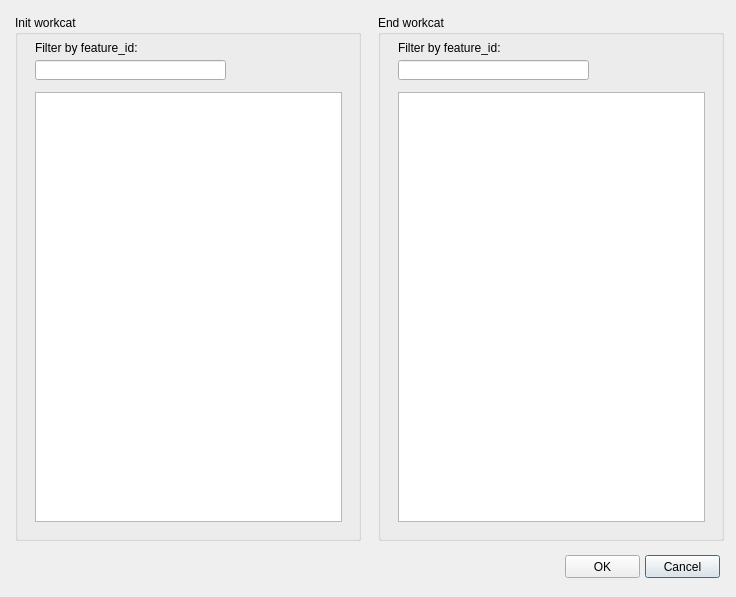
<?xml version="1.0" encoding="UTF-8"?>
<ui version="4.0">
 <class>Dialog</class>
 <widget class="QDialog" name="Dialog">
  <property name="geometry">
   <rect>
    <x>0</x>
    <y>0</y>
    <width>736</width>
    <height>597</height>
   </rect>
  </property>
  <property name="windowTitle">
   <string>Dialog</string>
  </property>
  <widget class="QGroupBox" name="groupBox">
   <property name="geometry">
    <rect>
     <x>15</x>
     <y>15</y>
     <width>346</width>
     <height>526</height>
    </rect>
   </property>
   <property name="title">
    <string>Init workcat</string>
   </property>
   <widget class="QTableView" name="tbl_psm">
    <property name="geometry">
     <rect>
      <x>20</x>
      <y>77</y>
      <width>307</width>
      <height>430</height>
     </rect>
    </property>
    <property name="sortingEnabled">
     <bool>true</bool>
    </property>
   </widget>
   <widget class="QLineEdit" name="txt_name">
    <property name="geometry">
     <rect>
      <x>20</x>
      <y>45</y>
      <width>191</width>
      <height>20</height>
     </rect>
    </property>
   </widget>
   <widget class="QLabel" name="label">
    <property name="geometry">
     <rect>
      <x>20</x>
      <y>25</y>
      <width>111</width>
      <height>16</height>
     </rect>
    </property>
    <property name="text">
     <string>Filter by feature_id:</string>
    </property>
   </widget>
  </widget>
  <widget class="QPushButton" name="btn_cancel">
   <property name="geometry">
    <rect>
     <x>645</x>
     <y>555</y>
     <width>75</width>
     <height>23</height>
    </rect>
   </property>
   <property name="text">
    <string>Cancel</string>
   </property>
  </widget>
  <widget class="QPushButton" name="btn_accept">
   <property name="geometry">
    <rect>
     <x>565</x>
     <y>555</y>
     <width>75</width>
     <height>23</height>
    </rect>
   </property>
   <property name="text">
    <string>OK</string>
   </property>
  </widget>
  <widget class="QGroupBox" name="groupBox_end">
   <property name="geometry">
    <rect>
     <x>378</x>
     <y>15</y>
     <width>346</width>
     <height>526</height>
    </rect>
   </property>
   <property name="title">
    <string>End workcat</string>
   </property>
   <widget class="QTableView" name="tbl_psm_end">
    <property name="geometry">
     <rect>
      <x>20</x>
      <y>77</y>
      <width>307</width>
      <height>430</height>
     </rect>
    </property>
    <property name="sortingEnabled">
     <bool>true</bool>
    </property>
   </widget>
   <widget class="QLineEdit" name="txt_name_end">
    <property name="geometry">
     <rect>
      <x>20</x>
      <y>45</y>
      <width>191</width>
      <height>20</height>
     </rect>
    </property>
   </widget>
   <widget class="QLabel" name="label_end">
    <property name="geometry">
     <rect>
      <x>20</x>
      <y>25</y>
      <width>111</width>
      <height>16</height>
     </rect>
    </property>
    <property name="text">
     <string>Filter by feature_id:</string>
    </property>
   </widget>
  </widget>
 </widget>
 <resources/>
 <connections/>
</ui>
